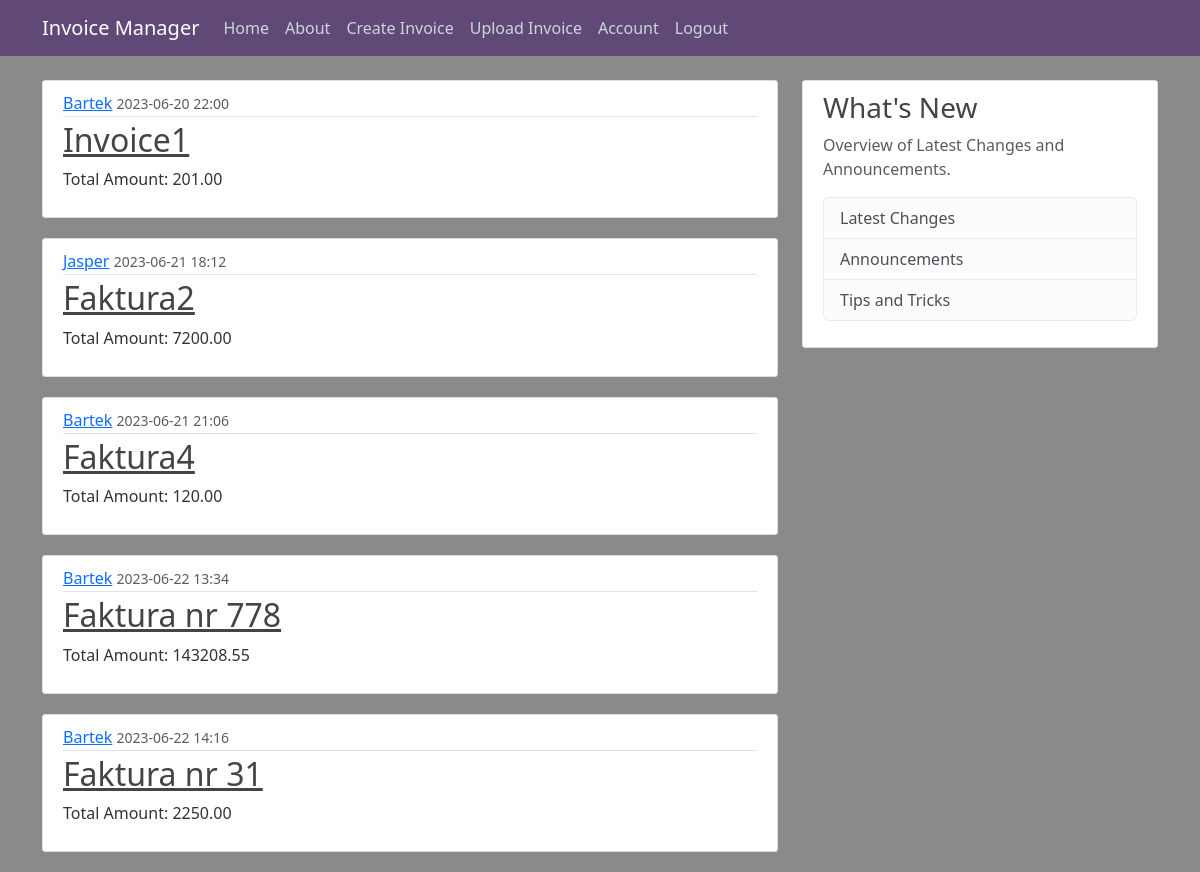
Screenshot of /home (signed in) with the database file from the repository.
### application/models.py (models this page shows, shortened)
class Invoice(db.Model):
    id = db.Column(db.Integer, primary_key = True)
    name = db.Column(db.String(100), nullable = False)
    content = db.Column(db.Text, nullable = False)
    amount = db.Column(db.Numeric(10,2), nullable = False)
    date_posted = db.Column(db.DateTime, nullable = False, default = datetime.utcnow)
    user_id = db.Column(db.Integer, db.ForeignKey('user.id'), nullable = False)
    entries = db.relationship('Entry', backref='invoice', lazy=True)

class User(db.Model, UserMixin):
    id = db.Column(db.Integer, primary_key = True)
    username = db.Column(db.String(25), unique = True, nullable = False)
    email = db.Column(db.String(125), unique = True, nullable = False)
    image_file = db.Column(db.String(25), nullable = False, default = 'default.jpg')
    password = db.Column(db.String(60), nullable = False)
    invoices = db.relationship('Invoice', backref='author', lazy=True)

### application/routes.py (the view)
@app.route('/')
@app.route('/home')
def home():
    invoices = Invoice.query.all()
    return render_template('home.html', invoices=invoices)

### application/models.py (called while the page is built)
@login_manager.user_loader
def load_user(user_id):
    return User.query.get(int(user_id))

### application/templates/home.html
{% extends "layout.html" %}
{% block content %}
    {% for invoice in invoices %}
        <article class="media content-section">
            <div class="media-body">
                <div class="article-metadata">
                    <a class="mr-2" href="#">{{ invoice.author.username }}</a>
                    <small class="text-muted">{{ invoice.date_posted.strftime('%Y-%m-%d %H:%M') }}</small>
                </div>
                <h2><a class="article-title" href="{{ url_for('invoice', invoice_id=invoice.id) }}">{{ invoice.name }}</a></h2>
                <p class="article-content">Total Amount: {{ invoice.amount }}</p>
            </div>
        </article>
    {% endfor %}
{% endblock content %}

### application/static/main.css (style rules this page uses)
body { background: #8b8a8a; color: #333333; margin-top: 5rem; }
h1, h2, h3, h4, h5, h6 { color: #444444; }
.content-section { background: #ffffff; padding: 10px 20px; border: 1px solid #dddddd; border-radius: 3px; margin-bottom: 20px; }
.article-title { color: #444444; }
.article-content { white-space: pre-line; }
.article-metadata { padding-bottom: 1px; margin-bottom: 4px; border-bottom: 1px solid #e3e3e3 }

### rows the page displays
Invoice: author.username "Bartek", date_posted "2023-06-20 22:00", name "Invoice1", amount "201.00"
Invoice: author.username "Jasper", date_posted "2023-06-21 18:12", name "Faktura2", amount "7200.00"
Invoice: author.username "Bartek", date_posted "2023-06-21 21:06", name "Faktura4", amount "120.00"
Invoice: author.username "Bartek", date_posted "2023-06-22 13:34", name "Faktura nr 778", amount "143208.55"
Invoice: author.username "Bartek", date_posted "2023-06-22 14:16", name "Faktura nr 31", amount "2250.00"
